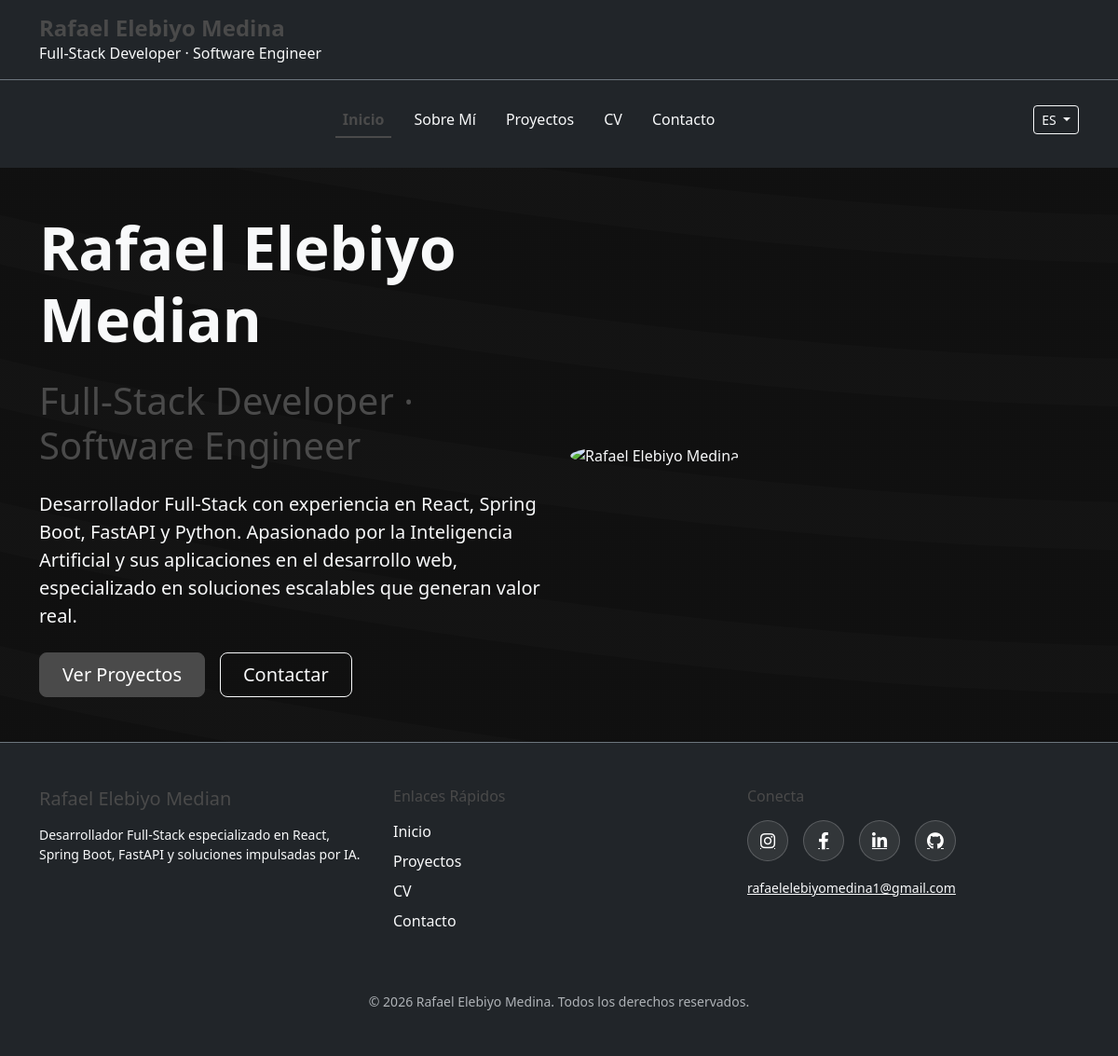
The page / on the database its author committed.
### tables this page shows
CREATE TABLE `personal_info` (
  `id` int NOT NULL,
  `full_name` varchar(100) NOT NULL,
  `job_title` varchar(100) NOT NULL,
  `short_bio` text,
  `long_bio` text,
  `profile_image` varchar(255) DEFAULT NULL,
  `email` varchar(100) NOT NULL,
  `phone` varchar(20) DEFAULT NULL,
  `location` varchar(100) DEFAULT NULL,
  `resume_file` varchar(255) DEFAULT NULL,
  `availability_status` enum('open','busy','unavailable') DEFAULT 'open',
  `professional_summary` text,
  `updated_at` timestamp NOT NULL DEFAULT CURRENT_TIMESTAMP ON UPDATE CURRENT_TIMESTAMP
);

### services/connection.php (called while the page is built, shortened)
<?php
class Database
{
    private $host = 'localhost';
    private $database = 'rafaelel_portfolio';
    private $username = 'root';
    private $password = '';
    private $conn;
    public function __construct()
    {
        $this->conn = new mysqli($this->host, $this->username, $this->password, $this->database);
        $this->conn->set_charset('utf8');
    }
    public function getConnection()
    {
        return $this->conn;
    }
    private static $instance = null;
    public static function getInstance()
    {
        if (self::$instance === null) {
            self::$instance = new Database();
        }
        return self::$instance;
    }
}

### services/resume_service.php (called while the page is built, shortened)
<?php
require_once 'service.php';
class ResumeService extends BaseService {
    public function getPersonalInfo() {
        $query = "SELECT * FROM personal_info LIMIT 1";
        return $this->fetchOne($query);
    }
}
?>

### services/service.php (called while the page is built, shortened)
<?php
require_once 'connection.php';
abstract class BaseService {
    protected $db;
    public function __construct() {
        $this->db = Database::getInstance()->getConnection();
    }
    protected function fetchOne($query) {
        $result = $this->db->query($query);
        return $result ? $result->fetch_assoc() : null;
    }
}
?>

### includes/translation.php (called while the page is built, shortened)
<?php
$langFile = __DIR__ . '/../lang/' . $_SESSION['lang'] . '.php';
if (file_exists($langFile)) {
    $translations = include $langFile;
} else {
    $translations = include __DIR__ . '/../lang/es.php';
}
function t($key) {
    global $translations;
    $keys = explode('.', $key);
    $value = $translations;
    foreach ($keys as $k) {
        if (isset($value[$k])) {
            $value = $value[$k];
        } else {
            return $key;
        }
    }
    return $value;
}

### index.php (the view, shortened to what this page needs)
<?php
require_once 'includes/translation.php';
require_once 'services/resume_service.php';
?>
<!DOCTYPE html>
<html lang="es" data-bs-theme="dark">
<head>
    <?php require_once 'includes/head.php'; ?>
</head>
<body class="bg-dark text-light">
    <?php include 'includes/header.php'; ?>
    <?php include 'includes/navigation.php'; ?>
    <main class="container-fluid px-0">
        <section id="hero" class="d-flex align-items-center min-vh-75">
            <div class="container py-5">
                <div class="row align-items-center">
                    <div class="col-lg-6">
                        <h1 class="display-3 fw-bold mb-4"><?= t('hero.title') ?></h1>
                        <h2 class="fs-1 mb-4 text-primary"><?= htmlspecialchars($personalInfo['job_title']) ?></h2>
                        <p class="lead mb-4"><?= htmlspecialchars($personalInfo['short_bio']) ?></p>
                        <div class="d-flex gap-3">
                            <a href="projects.php" class="btn btn-primary btn-lg px-4"><?= t('hero.projects_button') ?></a>
                            <a href="contact.php" class="btn btn-outline-light btn-lg px-4"><?= t('hero.contact_button') ?></a>
                        </div>
                    </div>
                    <div class="col-lg-6 d-none d-lg-block">
                        <div class="hero-illustration">
                            <img src="<?= htmlspecialchars($personalInfo['profile_image']) ?>" alt="<?= htmlspecialchars($personalInfo['full_name']) ?>" class="img-fluid rounded-circle">
                        </div>
                    </div>
                </div>
            </div>
        </section>
    </main>
    <?php include 'includes/footer.php'; ?>
</body>
</html>

### includes/header.php (shortened to what this page needs)
<?php
require_once 'services/service.php';
require_once 'services/resume_service.php';
$resumeService = new ResumeService();
$personalInfo = $resumeService->getPersonalInfo();
?>
<header class="fixed-top bg-dark bg-opacity-90 backdrop-blur border-bottom border-secondary">
    <div class="container d-flex justify-content-between align-items-center py-3">
        <a href="index.php" class="text-decoration-none">
            <h1 class="m-0 fs-4 text-primary fw-bold"><?= htmlspecialchars($personalInfo['full_name']) ?></h1>
            <span class="text-light fs-6"><?= htmlspecialchars($personalInfo['job_title']) ?></span>
        </a>
    </div>
</header>

### includes/footer.php (shortened to what this page needs)
<?php
require_once 'translation.php';
?>
<footer class="bg-dark text-light py-5 border-top border-secondary">
    <div class="container">
        <div class="row">
            <div class="col-lg-4 mb-4 mb-lg-0">
                <h3 class="h5 text-primary mb-3"><?= t('footer.title') ?></h3>
                <p class="small"><?= htmlspecialchars($personalInfo['professional_summary']) ?></p>
            </div>
            <div class="col-lg-4 mb-4 mb-lg-0">
                <h4 class="h6 text-primary mb-3"><?= t('footer.quick_links') ?></h4>
                <ul class="list-unstyled">
                    <li class="mb-2"><a href="index.php" class="text-light text-decoration-none"><?= t('menu.home') ?></a></li>
                    <li class="mb-2"><a href="projects.php" class="text-light text-decoration-none"><?= t('menu.projects') ?></a></li>
                    <li class="mb-2"><a href="resume.php" class="text-light text-decoration-none"><?= t('menu.resume') ?></a></li>
                    <li class="mb-2"><a href="contact.php" class="text-light text-decoration-none"><?= t('menu.contact') ?></a></li>
                </ul>
            </div>
            <div class="col-lg-4">
                <h4 class="h6 text-primary mb-3"><?= t('footer.connect') ?></h4>
                <div class="social-links d-flex gap-3" data-social="instagram,facebook,linkedin,github"></div>
                <div class="mt-3">
                    <a href="mailto:<?= htmlspecialchars($personalInfo['email']) ?>" class="text-light small"><?= htmlspecialchars($personalInfo['email']) ?></a>
                </div>
            </div>
        </div>
        <div class="row mt-5">
            <div class="col-12 text-center">
                <p class="small text-muted mb-0">&copy; <?= date('Y') ?> <?= htmlspecialchars($personalInfo['full_name']) ?>. <?= t('footer.copyright') ?></p>
            </div>
        </div>
    </div>
</footer>

### assets/css/main.css (style rules this page uses)
:root { --primary-color: #4a4a4a; --primary-hover: #5e5e5e; --bg-dark: #121212; --text-light: #f8f9fa; --transition-base: all 0.3s ease; }
body { background-color: var(--bg-dark); color: var(--text-light); padding-top: 100px; margin-top: 80px; }
header { transition: var(--transition-base); z-index: 1030; }
#hero { background: linear-gradient(rgba(18, 18, 18, 0.9), rgba(18, 18, 18, 0.9)), url('../img/hero-bg-pattern.svg'); background-size: cover; }
.text-primary { color: var(--primary-color) !important; }
.btn-primary { background-color: var(--primary-color); border-color: var(--primary-color); }
.hero-illustration { animation: fadeInUp 1s ease-out forwards; }

### rows shown on the page
personal_info: full_name "Rafael Elebiyo Medina", job_title "Full-Stack Developer · Software Engineer", short_bio "Desarrollador Full-Stack con experiencia en React, Spring Boot, FastAPI y Python. Apasionado por la Inteligencia Artificial y sus aplicaciones en el desarrollo web, especializado en soluciones escalables que generan valor real.", professional_summary "Desarrollador Full-Stack especializado en React, Spring Boot, FastAPI y soluciones impulsadas por IA.", email "rafaelelebiyomedina1@gmail.com"

### other values the page prints
t('menu.home') "Inicio"
t('menu.about') "Sobre Mí"
t('menu.projects') "Proyectos"
t('menu.resume') "CV"
t('menu.contact') "Contacto"
$_SESSION['lang'] "ES"
t('hero.title') "Rafael Elebiyo Median"
t('hero.projects_button') "Ver Proyectos"
t('hero.contact_button') "Contactar"
t('footer.title') "Rafael Elebiyo Median"
t('footer.quick_links') "Enlaces Rápidos"
t('footer.connect') "Conecta"
t('footer.copyright') "Todos los derechos reservados."
